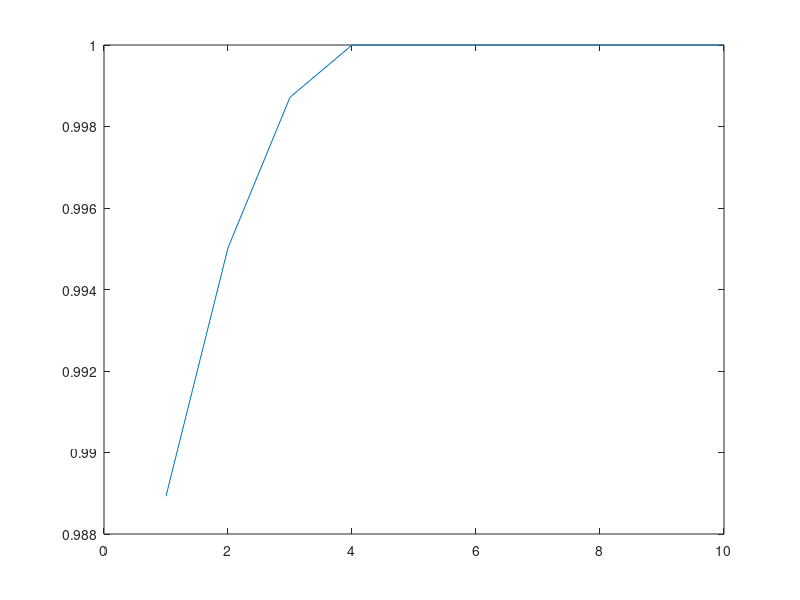

The MATLAB source for this figure:

%optimzation of sine function
clc;
clear all;
close all;
%generation of input samples
x=rand(1,100)-0.5;
for k=1:100  
if x(k)<=0
    x_bin(k)=0;
else
    x_bin(k)=1;
end
end

%chromosome generation 
chr1=x_bin(1:10);
chr2=x_bin(11:20);
chr3=x_bin(21:30);
chr4=x_bin(31:40);
chr5=x_bin(41:50);
chr6=x_bin(51:60);
chr7=x_bin(61:70);
chr8=x_bin(71:80);
chr9=x_bin(81:90);
chr10=x_bin(91:100);
%ten sample chromozomes initial population
  
     
chr=[chr1; chr2; chr3; chr4; chr5; chr6; chr7; chr8; chr9; chr10];

 for d=1:10
  
%decimal conversion

% dec1=bin2dec('chr1');
% dec2=bin2dec(chr2);
% dec3=bin2dec(chr3);
% dec4=bin2dec(chr4);
% dec5=bin2dec(chr5);
% dec6=bin2dec(chr6(1:10));
% dec7=bin2dec(chr7(1:10));
% dec8=bin2dec(chr8(1:10));
% dec9=bin2dec(chr9(1:10));
% dec10=bin2dec(chr10(1:10));
%specifieng particular range 
y=[512 256 128 64 32 16 8 4 2 1];
dec1=y*(chr1)';
dec2=y*(chr2)';
dec3=y*chr3';
dec4=y*chr4';
dec5=y*chr5';
dec6=y*chr6';
dec7=y*chr7';
dec8=y*chr8';
dec9=y*chr9';
dec10=y*chr10';
min_r=0; %finding out maximum value in 0 to 2*pi range
max_r=2*pi;
L=10;     %no of intial population 
act_val_1=(min_r+(max_r-min_r)*dec1)/(2^L-1);
act_val_2=(min_r+(max_r-min_r)*dec2)/(2^L-1);
act_val_3=(min_r+(max_r-min_r)*dec3)/(2^L-1);
act_val_4=(min_r+(max_r-min_r)*dec4)/(2^L-1);
act_val_5=(min_r+(max_r-min_r)*dec5)/(2^L-1);
act_val_6=(min_r+(max_r-min_r)*dec6)/(2^L-1);
act_val_7=(min_r+(max_r-min_r)*dec7)/(2^L-1);
act_val_8=(min_r+(max_r-min_r)*dec8)/(2^L-1);
act_val_9=(min_r+(max_r-min_r)*dec9)/(2^L-1);
act_val_10=(min_r+(max_r-min_r)*dec10)/(2^L-1);
%fitness evalution
f_1=sin(act_val_1);
f_2=sin(act_val_2);
f_3=sin(act_val_3);
f_4=sin(act_val_4);
f_5=sin(act_val_5);
f_6=sin(act_val_6);
f_7=sin(act_val_7);
f_8=sin(act_val_8);
f_9=sin(act_val_9);
f_10=sin(act_val_10);
x_f=[f_1 f_2 f_3 f_4 f_5 f_6 f_7 f_8 f_9 f_10];
c_max=sort(x_f(1,:),'descend');
 %c_min=sort(x_f(1,:),'ascend');

%cross over-


for i=1:10
    for j=1:10
        if c_max(i)==x_f(j)
            ngchr(i,:)=chr(j,:); %next generation chromozome sorted from chr based on fitness
        end
    end
end
%probability of cross over
pc=0.8;
num_cross=pc*10;
k=1;
for i=1:num_cross
%randomly selection of two chromozomes for cross over    
ran1=ceil(rand(1,1)*10); %ceil round offs to nearer values
ran2=ceil(rand(1,1)*10);
ran_ngchr1=ngchr(ran1,:);%randomly selected new chromozomes
ran_ngchr2=ngchr(ran2,:);
% child=ran_ngchr1
ran3=ceil(rand(1,1)*10);
ran4=ran3+1; %from the randomly generated nexth position
z(k,:)=[ran_ngchr1(1:ran3) ran_ngchr2(ran4:10)]; %store cross over results i,e two childs in z
z(k+1,:)=[ran_ngchr2(1:ran3) ran_ngchr1(ran4:10)];%swapping
k=k+2;
end
%mutation
k=1;

ran7=0.1*16*10;%num of iterations mutation should occur total 10,crossover result 16 muatation 16 times

for i=1:ran7
    ran5=ceil(rand(1,1)*10);%position to be mutated
ran6=ceil(rand(1,1)*16);%select the cross over child
 ran_cross_child(i,:)=z(ran6,:);
    if ran_cross_child(i,ran5)==0
         ran_cross_child(i,ran5)=1;
    else 
        ran_cross_child(i,ran5)=0;
    end
  
end
  apend_mat=[chr;z;ran_cross_child];
 dec_apend_mat=y*(apend_mat)';
 min_r=0;
max_r=2*pi;
L=10;
act_val_apend_mat=(min_r+(max_r-min_r)*dec_apend_mat)/(2^L-1);
f_apend_mat=sin(act_val_apend_mat);
c_max_apend_mat=sort(f_apend_mat(1,:),'descend');
c_min_apend_mat=sort(x_f(1,:),'ascend');
for i=1:10
    for j=1:42
        if c_max_apend_mat(i)==f_apend_mat(j)
            ngchr1(i,:)=apend_mat(j,:);
        end
    end
end

chr=ngchr1;
c_max1(d)=c_max_apend_mat(1,1);
   end
 
 
plot(c_max1)

    